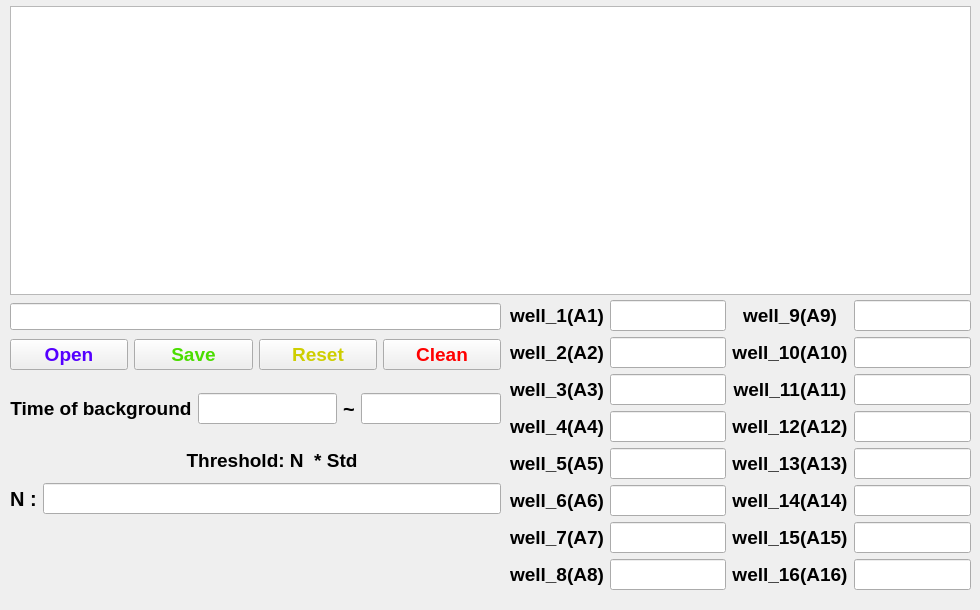
<?xml version="1.0" encoding="UTF-8"?>
<ui version="4.0">
 <class>MainWindow</class>
 <widget class="QMainWindow" name="MainWindow">
  <property name="geometry">
   <rect>
    <x>0</x>
    <y>0</y>
    <width>980</width>
    <height>610</height>
   </rect>
  </property>
  <property name="windowTitle">
   <string>MainWindow</string>
  </property>
  <widget class="QWidget" name="centralwidget">
   <widget class="QGraphicsView" name="CT_chart">
    <property name="geometry">
     <rect>
      <x>10</x>
      <y>6</y>
      <width>961</width>
      <height>289</height>
     </rect>
    </property>
   </widget>
   <widget class="QLabel" name="label_3">
    <property name="geometry">
     <rect>
      <x>20</x>
      <y>462</y>
      <width>111</width>
      <height>16</height>
     </rect>
    </property>
    <property name="font">
     <font>
      <pointsize>10</pointsize>
      <weight>75</weight>
      <bold>true</bold>
     </font>
    </property>
    <property name="text">
     <string/>
    </property>
   </widget>
   <widget class="QWidget" name="layoutWidget">
    <property name="geometry">
     <rect>
      <x>510</x>
      <y>300</y>
      <width>461</width>
      <height>295</height>
     </rect>
    </property>
    <layout class="QGridLayout" name="gridLayout">
     <item row="0" column="0">
      <widget class="QLabel" name="label_well1">
       <property name="font">
        <font>
         <pointsize>14</pointsize>
         <weight>75</weight>
         <bold>true</bold>
        </font>
       </property>
       <property name="text">
        <string>well_1(A1)</string>
       </property>
       <property name="alignment">
        <set>Qt::AlignCenter</set>
       </property>
      </widget>
     </item>
     <item row="0" column="1">
      <widget class="QLineEdit" name="lineEdit_well_1">
       <property name="font">
        <font>
         <pointsize>14</pointsize>
        </font>
       </property>
       <property name="text">
        <string/>
       </property>
       <property name="alignment">
        <set>Qt::AlignCenter</set>
       </property>
      </widget>
     </item>
     <item row="0" column="2">
      <widget class="QLabel" name="label_well9">
       <property name="font">
        <font>
         <pointsize>14</pointsize>
         <weight>75</weight>
         <bold>true</bold>
        </font>
       </property>
       <property name="text">
        <string>well_9(A9)</string>
       </property>
       <property name="alignment">
        <set>Qt::AlignCenter</set>
       </property>
      </widget>
     </item>
     <item row="0" column="3">
      <widget class="QLineEdit" name="lineEdit_well_9">
       <property name="font">
        <font>
         <pointsize>14</pointsize>
        </font>
       </property>
       <property name="alignment">
        <set>Qt::AlignCenter</set>
       </property>
      </widget>
     </item>
     <item row="1" column="0">
      <widget class="QLabel" name="label_well2">
       <property name="font">
        <font>
         <pointsize>14</pointsize>
         <weight>75</weight>
         <bold>true</bold>
        </font>
       </property>
       <property name="text">
        <string>well_2(A2)</string>
       </property>
       <property name="alignment">
        <set>Qt::AlignCenter</set>
       </property>
      </widget>
     </item>
     <item row="1" column="1">
      <widget class="QLineEdit" name="lineEdit_well_2">
       <property name="font">
        <font>
         <pointsize>14</pointsize>
        </font>
       </property>
       <property name="alignment">
        <set>Qt::AlignCenter</set>
       </property>
      </widget>
     </item>
     <item row="1" column="2">
      <widget class="QLabel" name="label_well10">
       <property name="font">
        <font>
         <pointsize>14</pointsize>
         <weight>75</weight>
         <bold>true</bold>
        </font>
       </property>
       <property name="text">
        <string>well_10(A10)</string>
       </property>
       <property name="alignment">
        <set>Qt::AlignCenter</set>
       </property>
      </widget>
     </item>
     <item row="1" column="3">
      <widget class="QLineEdit" name="lineEdit_well_10">
       <property name="font">
        <font>
         <pointsize>14</pointsize>
        </font>
       </property>
       <property name="alignment">
        <set>Qt::AlignCenter</set>
       </property>
      </widget>
     </item>
     <item row="2" column="0">
      <widget class="QLabel" name="label_well3">
       <property name="font">
        <font>
         <pointsize>14</pointsize>
         <weight>75</weight>
         <bold>true</bold>
        </font>
       </property>
       <property name="text">
        <string>well_3(A3)</string>
       </property>
       <property name="alignment">
        <set>Qt::AlignCenter</set>
       </property>
      </widget>
     </item>
     <item row="2" column="1">
      <widget class="QLineEdit" name="lineEdit_well_3">
       <property name="font">
        <font>
         <pointsize>14</pointsize>
        </font>
       </property>
       <property name="alignment">
        <set>Qt::AlignCenter</set>
       </property>
      </widget>
     </item>
     <item row="2" column="2">
      <widget class="QLabel" name="label_well11">
       <property name="font">
        <font>
         <pointsize>14</pointsize>
         <weight>75</weight>
         <bold>true</bold>
        </font>
       </property>
       <property name="text">
        <string>well_11(A11)</string>
       </property>
       <property name="alignment">
        <set>Qt::AlignCenter</set>
       </property>
      </widget>
     </item>
     <item row="2" column="3">
      <widget class="QLineEdit" name="lineEdit_well_11">
       <property name="font">
        <font>
         <pointsize>14</pointsize>
        </font>
       </property>
       <property name="alignment">
        <set>Qt::AlignCenter</set>
       </property>
      </widget>
     </item>
     <item row="3" column="0">
      <widget class="QLabel" name="label_well4">
       <property name="font">
        <font>
         <pointsize>14</pointsize>
         <weight>75</weight>
         <bold>true</bold>
        </font>
       </property>
       <property name="text">
        <string>well_4(A4)</string>
       </property>
       <property name="alignment">
        <set>Qt::AlignCenter</set>
       </property>
      </widget>
     </item>
     <item row="3" column="1">
      <widget class="QLineEdit" name="lineEdit_well_4">
       <property name="font">
        <font>
         <pointsize>14</pointsize>
        </font>
       </property>
       <property name="alignment">
        <set>Qt::AlignCenter</set>
       </property>
      </widget>
     </item>
     <item row="3" column="2">
      <widget class="QLabel" name="label_well12">
       <property name="font">
        <font>
         <pointsize>14</pointsize>
         <weight>75</weight>
         <bold>true</bold>
        </font>
       </property>
       <property name="text">
        <string>well_12(A12)</string>
       </property>
       <property name="alignment">
        <set>Qt::AlignCenter</set>
       </property>
      </widget>
     </item>
     <item row="3" column="3">
      <widget class="QLineEdit" name="lineEdit_well_12">
       <property name="font">
        <font>
         <pointsize>14</pointsize>
        </font>
       </property>
       <property name="alignment">
        <set>Qt::AlignCenter</set>
       </property>
      </widget>
     </item>
     <item row="4" column="0">
      <widget class="QLabel" name="label_well5">
       <property name="font">
        <font>
         <pointsize>14</pointsize>
         <weight>75</weight>
         <bold>true</bold>
        </font>
       </property>
       <property name="text">
        <string>well_5(A5)</string>
       </property>
       <property name="alignment">
        <set>Qt::AlignCenter</set>
       </property>
      </widget>
     </item>
     <item row="4" column="1">
      <widget class="QLineEdit" name="lineEdit_well_5">
       <property name="font">
        <font>
         <pointsize>14</pointsize>
        </font>
       </property>
       <property name="alignment">
        <set>Qt::AlignCenter</set>
       </property>
      </widget>
     </item>
     <item row="4" column="2">
      <widget class="QLabel" name="label_well13">
       <property name="font">
        <font>
         <pointsize>14</pointsize>
         <weight>75</weight>
         <bold>true</bold>
        </font>
       </property>
       <property name="text">
        <string>well_13(A13)</string>
       </property>
       <property name="alignment">
        <set>Qt::AlignCenter</set>
       </property>
      </widget>
     </item>
     <item row="4" column="3">
      <widget class="QLineEdit" name="lineEdit_well_13">
       <property name="font">
        <font>
         <pointsize>14</pointsize>
        </font>
       </property>
       <property name="alignment">
        <set>Qt::AlignCenter</set>
       </property>
      </widget>
     </item>
     <item row="5" column="0">
      <widget class="QLabel" name="label_well6">
       <property name="font">
        <font>
         <pointsize>14</pointsize>
         <weight>75</weight>
         <bold>true</bold>
        </font>
       </property>
       <property name="text">
        <string>well_6(A6)</string>
       </property>
       <property name="alignment">
        <set>Qt::AlignCenter</set>
       </property>
      </widget>
     </item>
     <item row="5" column="1">
      <widget class="QLineEdit" name="lineEdit_well_6">
       <property name="font">
        <font>
         <pointsize>14</pointsize>
        </font>
       </property>
       <property name="alignment">
        <set>Qt::AlignCenter</set>
       </property>
      </widget>
     </item>
     <item row="5" column="2">
      <widget class="QLabel" name="label_well14">
       <property name="font">
        <font>
         <pointsize>14</pointsize>
         <weight>75</weight>
         <bold>true</bold>
        </font>
       </property>
       <property name="text">
        <string>well_14(A14)</string>
       </property>
       <property name="alignment">
        <set>Qt::AlignCenter</set>
       </property>
      </widget>
     </item>
     <item row="5" column="3">
      <widget class="QLineEdit" name="lineEdit_well_14">
       <property name="font">
        <font>
         <pointsize>14</pointsize>
        </font>
       </property>
       <property name="alignment">
        <set>Qt::AlignCenter</set>
       </property>
      </widget>
     </item>
     <item row="6" column="0">
      <widget class="QLabel" name="label_well7">
       <property name="font">
        <font>
         <pointsize>14</pointsize>
         <weight>75</weight>
         <bold>true</bold>
        </font>
       </property>
       <property name="text">
        <string>well_7(A7)</string>
       </property>
       <property name="alignment">
        <set>Qt::AlignCenter</set>
       </property>
      </widget>
     </item>
     <item row="6" column="1">
      <widget class="QLineEdit" name="lineEdit_well_7">
       <property name="font">
        <font>
         <pointsize>14</pointsize>
        </font>
       </property>
       <property name="alignment">
        <set>Qt::AlignCenter</set>
       </property>
      </widget>
     </item>
     <item row="6" column="2">
      <widget class="QLabel" name="label_well15">
       <property name="font">
        <font>
         <pointsize>14</pointsize>
         <weight>75</weight>
         <bold>true</bold>
        </font>
       </property>
       <property name="text">
        <string>well_15(A15)</string>
       </property>
       <property name="alignment">
        <set>Qt::AlignCenter</set>
       </property>
      </widget>
     </item>
     <item row="6" column="3">
      <widget class="QLineEdit" name="lineEdit_well_15">
       <property name="font">
        <font>
         <pointsize>14</pointsize>
        </font>
       </property>
       <property name="alignment">
        <set>Qt::AlignCenter</set>
       </property>
      </widget>
     </item>
     <item row="7" column="0">
      <widget class="QLabel" name="label_well8">
       <property name="font">
        <font>
         <pointsize>14</pointsize>
         <weight>75</weight>
         <bold>true</bold>
        </font>
       </property>
       <property name="text">
        <string>well_8(A8)</string>
       </property>
       <property name="alignment">
        <set>Qt::AlignCenter</set>
       </property>
      </widget>
     </item>
     <item row="7" column="1">
      <widget class="QLineEdit" name="lineEdit_well_8">
       <property name="font">
        <font>
         <pointsize>14</pointsize>
        </font>
       </property>
       <property name="alignment">
        <set>Qt::AlignCenter</set>
       </property>
      </widget>
     </item>
     <item row="7" column="2">
      <widget class="QLabel" name="label_well16">
       <property name="font">
        <font>
         <pointsize>14</pointsize>
         <weight>75</weight>
         <bold>true</bold>
        </font>
       </property>
       <property name="text">
        <string>well_16(A16)</string>
       </property>
       <property name="alignment">
        <set>Qt::AlignCenter</set>
       </property>
      </widget>
     </item>
     <item row="7" column="3">
      <widget class="QLineEdit" name="lineEdit_well_16">
       <property name="font">
        <font>
         <pointsize>14</pointsize>
        </font>
       </property>
       <property name="alignment">
        <set>Qt::AlignCenter</set>
       </property>
      </widget>
     </item>
    </layout>
   </widget>
   <widget class="QWidget" name="layoutWidget">
    <property name="geometry">
     <rect>
      <x>10</x>
      <y>378</y>
      <width>491</width>
      <height>61</height>
     </rect>
    </property>
    <layout class="QGridLayout" name="gridLayout_3">
     <item row="0" column="2">
      <widget class="QLineEdit" name="Start_time">
       <property name="font">
        <font>
         <pointsize>14</pointsize>
        </font>
       </property>
       <property name="alignment">
        <set>Qt::AlignCenter</set>
       </property>
      </widget>
     </item>
     <item row="0" column="4">
      <widget class="QLineEdit" name="End_time">
       <property name="font">
        <font>
         <pointsize>14</pointsize>
        </font>
       </property>
       <property name="alignment">
        <set>Qt::AlignCenter</set>
       </property>
      </widget>
     </item>
     <item row="0" column="3">
      <widget class="QLabel" name="label_7">
       <property name="font">
        <font>
         <pointsize>15</pointsize>
         <weight>75</weight>
         <bold>true</bold>
        </font>
       </property>
       <property name="text">
        <string>~</string>
       </property>
       <property name="alignment">
        <set>Qt::AlignCenter</set>
       </property>
      </widget>
     </item>
     <item row="0" column="1">
      <widget class="QLabel" name="label_Timeofbackground">
       <property name="font">
        <font>
         <pointsize>14</pointsize>
         <weight>75</weight>
         <bold>true</bold>
        </font>
       </property>
       <property name="text">
        <string>Time of background</string>
       </property>
       <property name="alignment">
        <set>Qt::AlignCenter</set>
       </property>
      </widget>
     </item>
    </layout>
   </widget>
   <widget class="QWidget" name="layoutWidget">
    <property name="geometry">
     <rect>
      <x>10</x>
      <y>444</y>
      <width>491</width>
      <height>70</height>
     </rect>
    </property>
    <layout class="QGridLayout" name="gridLayout_4">
     <item row="0" column="1">
      <widget class="QLabel" name="label_Threshold">
       <property name="font">
        <font>
         <pointsize>14</pointsize>
         <weight>75</weight>
         <bold>true</bold>
        </font>
       </property>
       <property name="text">
        <string>Threshold: N  * Std</string>
       </property>
       <property name="alignment">
        <set>Qt::AlignCenter</set>
       </property>
      </widget>
     </item>
     <item row="1" column="0">
      <widget class="QLabel" name="label_N">
       <property name="font">
        <font>
         <pointsize>15</pointsize>
         <weight>75</weight>
         <bold>true</bold>
        </font>
       </property>
       <property name="text">
        <string>N :</string>
       </property>
       <property name="alignment">
        <set>Qt::AlignCenter</set>
       </property>
      </widget>
     </item>
     <item row="1" column="1">
      <widget class="QLineEdit" name="Input_N">
       <property name="font">
        <font>
         <pointsize>14</pointsize>
        </font>
       </property>
       <property name="alignment">
        <set>Qt::AlignCenter</set>
       </property>
      </widget>
     </item>
    </layout>
   </widget>
   <widget class="QWidget" name="">
    <property name="geometry">
     <rect>
      <x>10</x>
      <y>300</y>
      <width>491</width>
      <height>73</height>
     </rect>
    </property>
    <layout class="QGridLayout" name="gridLayout_2">
     <item row="0" column="0" colspan="4">
      <widget class="QLineEdit" name="Input_file">
       <property name="font">
        <font>
         <pointsize>12</pointsize>
         <weight>75</weight>
         <bold>true</bold>
        </font>
       </property>
      </widget>
     </item>
     <item row="1" column="0">
      <widget class="QPushButton" name="btn_openfile">
       <property name="font">
        <font>
         <pointsize>14</pointsize>
         <weight>75</weight>
         <bold>true</bold>
        </font>
       </property>
       <property name="styleSheet">
        <string notr="true">color: rgb(85, 0, 255);</string>
       </property>
       <property name="text">
        <string>Open</string>
       </property>
      </widget>
     </item>
     <item row="1" column="1">
      <widget class="QPushButton" name="btn_savefile">
       <property name="font">
        <font>
         <pointsize>14</pointsize>
         <weight>75</weight>
         <bold>true</bold>
        </font>
       </property>
       <property name="styleSheet">
        <string notr="true">color: rgb(74, 221, 0);</string>
       </property>
       <property name="text">
        <string>Save</string>
       </property>
      </widget>
     </item>
     <item row="1" column="2">
      <widget class="QPushButton" name="btn_resetfile">
       <property name="font">
        <font>
         <pointsize>14</pointsize>
         <weight>75</weight>
         <bold>true</bold>
        </font>
       </property>
       <property name="styleSheet">
        <string notr="true">color: rgb(255, 255, 0);
color: rgb(206, 206, 0);</string>
       </property>
       <property name="text">
        <string>Reset</string>
       </property>
      </widget>
     </item>
     <item row="1" column="3">
      <widget class="QPushButton" name="btn_clean">
       <property name="font">
        <font>
         <pointsize>14</pointsize>
         <weight>75</weight>
         <bold>true</bold>
        </font>
       </property>
       <property name="styleSheet">
        <string notr="true">color: rgb(255, 0, 0);</string>
       </property>
       <property name="text">
        <string>Clean</string>
       </property>
      </widget>
     </item>
    </layout>
   </widget>
  </widget>
 </widget>
 <resources/>
 <connections/>
</ui>
